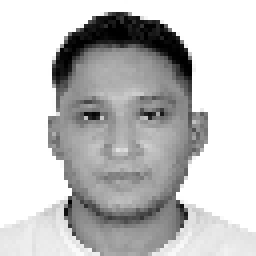
#> input picture pradeep_face.PGM, 64 x 64 px (shown 4 times larger)
$ jupyter execute --allow-errors Task-1.ipynb
#> lines starting #> are read from the running program, lines starting #| are printed output that depends on the picture
#### Numpy and Mathplotlib are useful Libraries provided by Python

[cell 1]
#Numpy and matplotlib are python library for
#Numerical calculation and plotting
import numpy as np
import matplotlib.pyplot as plt

#### Task-1-Part-1

[cell 2]
## Explain Transition Matrix
#Numpy array create the number of rows and column
state = np.array(['Idle', 'Working', 'Broken', 'Repair'])
print('The four state of Machine: ', state,'\n')
#let's assume A variable to store the transitions Matrix
A = np.array([[0.05, 0.1, 0.0, 0.5],
              [0.93, 0.86, 0.0, 0.1],
              [0.02, 0.04, 0.8, 0.0],
              [0.0, 0.0, 0.2, 0.4]])
#This statement for print above array
print('The transition matrix A :\n', A, '\n')
#shape & dimension check
print('The shape of transition Matrix A is:', A.shape, ' & no of dimension is ', A.ndim, '- D')

#### Task-1-Part-2

[cell 3]
#200 machine are initially working on state, rest of the other machine are in zero state
# new matrix denote B
B= np.array([0, 200, 0, 0])
print(B)
#Shape & dimensions of matrix
print('The shape of matrix B is:', B.shape, ' & the dimensions is:', B.ndim, '-D')
B = np.resize(B,(4,1))  #Numpy resize changes dimensions
print(B)
print('The shape of matrix B is:', B.shape, ' & the dimensions is:', B.ndim, '-D')
#Converting array into [] list for easy
output = [B]
print(type(output))

# state of machine for in 24 hours using for loop
for i in range (24):
    B = np.matmul(A,B)                     # @ or numpy.matmul matrix multiplication
    output.append(B)                #append() add item at end continuously

# Converting list [] to a NumPy ([]) for easy to display data plot
final_output = np.array(output)
print(final_output.ndim)
print(final_output.shape)
hours = np.arange(25)  # 0 through 24 hours

[cell 4]
#Implenting feature provided by python matplotlib library
plt.figure(figsize=(10,5))
#Ploting final output in the plot
plt.plot(hours, final_output[:, 0], label='Idle', marker='*') #marker is for easy view of every point
plt.plot(hours, final_output[:, 1], label='Working', marker='*')
plt.plot(hours, final_output[:, 2], label='Broken', marker='*')
plt.plot(hours, final_output[:, 3], label='Repair', marker='*')
#all sate of machine on small box
plt.legend(title='Machine State')
#xlabel & ylabel allows to add x-axis and y-axis
plt.xlabel("24 Hours in a day")
plt.ylabel("Quantity of Machines")
#Title to give the name of plot
plt.title("Distribution of Machine State Over 24 Hours")
plt.grid(color = 'green', linestyle = '--', linewidth = 0.5) #grid show box inside plot
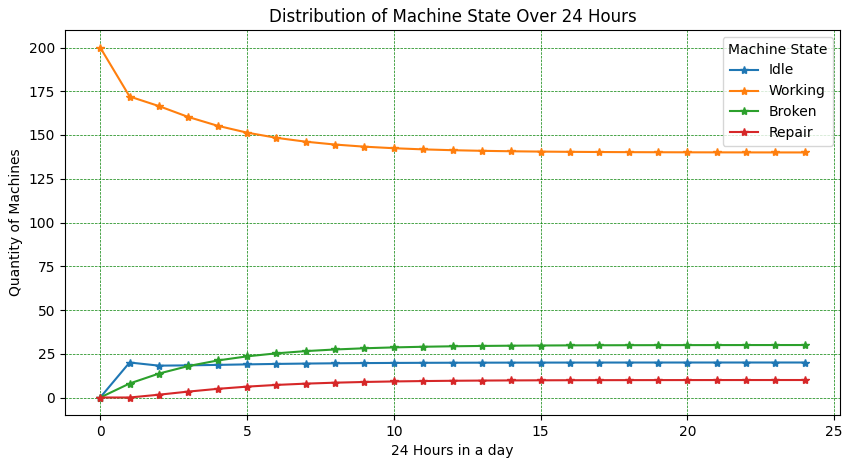
#> figure drawn by matplotlib, 1 panel; curve peaks at x = 1, y = 20; curve peaks at x = 0, y = 200; curve peaks at x = 24, y = 29.98

##### Code to calculate the egeince vector of Transition Matrix A & Steady state of machine

[cell 5]
#Using the helps of above matrix A
#Eigen value V and eigen vector P calculate using linalg.eig
V, P = np.linalg.eig(A)
print('The Egience vector of T matrix A : \n', P, '\n')

# egience vector P of transition matrix A &
# Egience value V and 1 represent the long run steady state
steady_state = P[:, np.isclose(V, 1)].reshape(-1)
steady_state = steady_state / steady_state.sum()  #steady state for one state
print('Steady State vector at each state of machine :', steady_state)

#### Task-1-Part-3-A (Above A matrix modifications to create New T Matrix)

[cell 6]
#new modified matrix based on above part 1 T Matrix
#when ideal state is switched off matrix becomes
new_A = np.array([[1.0, 0.0, 0.0, 0.0],
                  [0.93, 0.86, 0.0, 0.1],
                  [0.02, 0.04, 0.8, 0.0],
                  [0.0, 0.0, 0.2, 0.4]])
print('Modified transition matrix New_A : \n', new_A, '\n')
#Steady state vector of 200 machine when machine was in zero state
#From part 2 machine each steady state was [0.1 0.7 0.15 0.05]
first_state = 200*steady_state
print('On initial state machine state was :', first_state)

#After implementing new policy estimate number of hours >= 20 Working machines.
#states over time in list form
time_state = [first_state]
hours = 0
# Simulate until >= 20 machines Working
# 1 refers to the state of machine working
for i in range(first_state[1] >= 20):
    first_state = new_A @ first_state   #@ matrix multiplication
    time_state.append(first_state)  #adding item at end of the first state
    hours +=1
#Changing list into Array
new_time_state = np.array(time_state)
print('The machine state become less then 20 : \n', new_time_state)
print('Estimated hours >= 20 Working machines :', hours)

#### Task-1-Part-3-B

[cell 7]
#Modified transition matrix excluding the Idle state row and column
N = new_A[1:, 1:]
print('New (3*3) matrix after eliminating first row and first column : \n', N)
print('\n')

# 3x3 identity matrix
I = np.eye(N.shape[0])
print('The Identity matrix I : \n', I)
print('\n')

#linalg.inv() calculate the inverse matrix
expected_time_matrix = np.linalg.inv(I - N)
# Sum of each column gives the expected time to reach Idle from each state
expected_times = expected_time_matrix.sum(axis=0)
print("Expected times to reach Idle from each state (Working, Broken, Repair):", expected_times)

### Egience-face

#### Task-2-Part-1

[cell 8]
#Importing dataset povided by scikit learn
import sklearn.datasets
#from scikit learn olivetti-face datasets is fetch to analyze
#> (the rest of this cell did not finish here and is left out)

#### Task-2-part-2

#> (a cell that did not finish here is left out)

#### Task-2-part-3-1

#> (a cell that did not finish here is left out)

#### Task-2-part-3-2

[cell 11]
# own face image resize and gray scale from PIGM tools
image_me = plt.imread("pradeep_face.PGM")
#> image_me is the input picture: shape (64, 64); min 0, max 255, mean 194
image_me = image_me.flatten()  # Flatten the 2D array to a 4096x1 vector
#> image_me = 4096 values, max 255 at index 0, min 0 at index 284, mean 194
image_me = image_me.reshape(4096, 1)  # Ensure it’s in column vector form
# Center your face image by subtracting the mean face
#> (the rest of this cell did not finish here and is left out)
